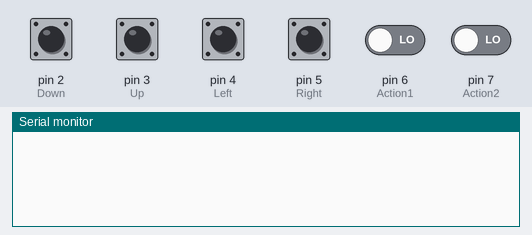
The sketch below on a simulated Arduino Uno, built with avr-gcc and run on an emulated ATmega328P. Parts: the last lines printed to the serial monitor. The test bench sets the inputs (shaded band); at power-on: pin 2 (Down), pin 3 (Up), pin 4 (Left), pin 5 (Right), pin 6 (Action1), pin 7 (Action2) LOW. No radio packets arrive unless stated.

Above: at 1.2 s.
1.3 s: pin 2 (Down) pulled HIGH for 0.15 s
At 2.1 s:
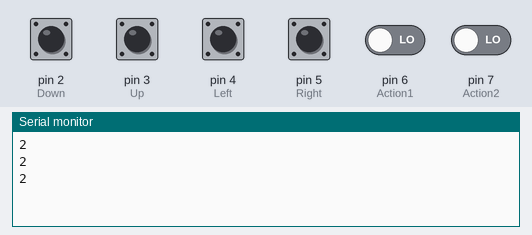
2.9 s: pin 3 (Up) pulled HIGH for 0.15 s
At 4.2 s:
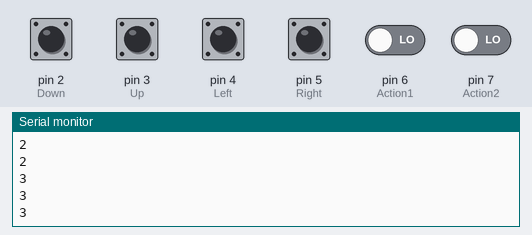
4.5 s: pin 4 (Left) pulled HIGH for 0.15 s
At 5.7 s:
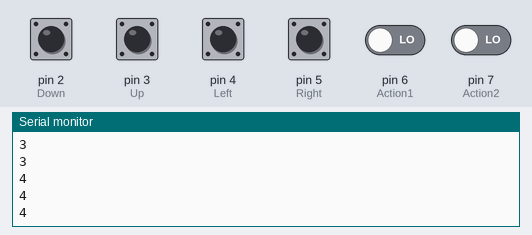
6.1 s: pin 5 (Right) pulled HIGH for 0.15 s
At 6.9 s:
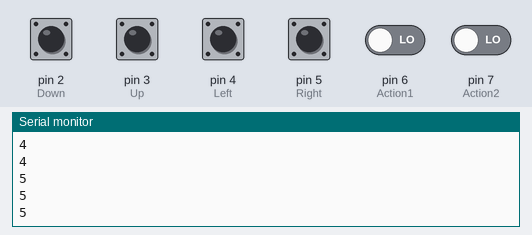
7.7 s: pin 6 (Action1) driven HIGH
At 7.83 s:
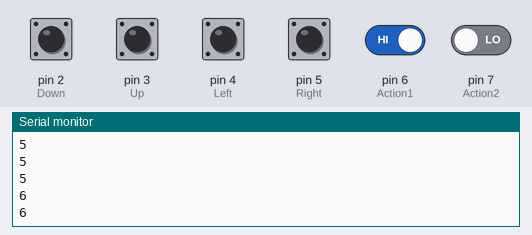
9.2 s: pin 7 (Action2) driven HIGH
At 9.27 s:
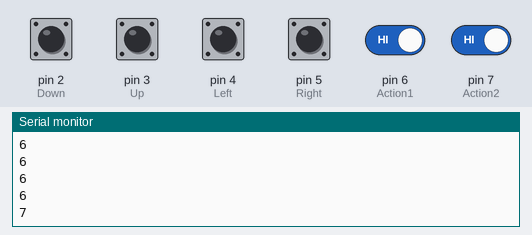
Timing chart, 0 to 11.7 s (numbered marks = the images above; inputs shaded):
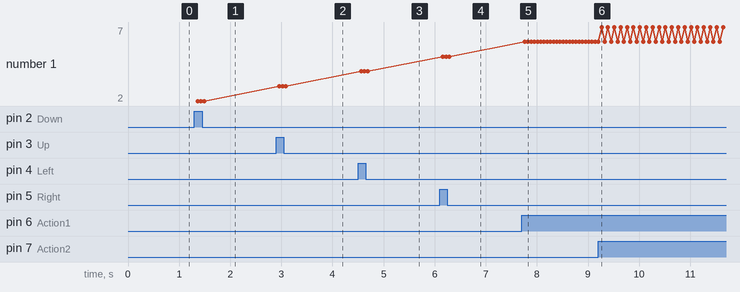

Measured:
- after the input at 1.3 s, the serial monitor: prints a new line after 0.06 s (image 1)
- after the input at 2.9 s, the serial monitor: prints a new line after 0.06 s (image 2)
- after the input at 4.5 s, the serial monitor: prints a new line after 0.06 s (image 3)
- after the input at 6.1 s, the serial monitor: prints a new line after 0.06 s (image 4)
- after the input at 7.7 s, the serial monitor: prints a new line after 0.06 s (image 5)
- after the input at 9.2 s, the serial monitor: prints a new line after 0.06 s (image 6)
- plotted number 1: 2 → 3 after the input at 2.9 s, 3 → 4 after the input at 4.5 s, 4 → 5 after the input at 6.1 s, 5 → 6 after the input at 7.7 s, 6 → 7 after the input at 9.2 s

The sketch:

Control_transmitter.ino
```cpp
#include <Wire.h>
#include <RH_ASK.h>
#include <SPI.h> // Not actually used but needed to compile

RH_ASK driver;

int Down=2;
int Up=3;
int Left=4;
int Right=5;
int Action1=6;
int Action2=7;

void setup()
{
    Serial.begin(9600);    // Debugging only

    // Initialise the IO and ISR

    if (!driver.init())
    Serial.println("init failed");

    pinMode(Down,  INPUT);
    pinMode(Up,  INPUT);
    pinMode(Left,  INPUT);
    pinMode(Right,  INPUT);
    pinMode(Action1,  INPUT);
    pinMode(Action2,  INPUT);
}

int cod_button;

void msg_send(const char *msg){

    driver.send((uint8_t *)msg, strlen(msg));
    driver.waitPacketSent();

    digitalWrite(13, true);
    delay(1);
    digitalWrite(13, false);
    delay(1);
}


void loop()
{
      const char *msg ;

      if(digitalRead(Down)==HIGH) {msg = "2"; msg_send(msg);Serial.println("2");}
      if(digitalRead(Up)==HIGH)  {msg = "3"; msg_send(msg);Serial.println("3");}
      if(digitalRead(Left)==HIGH) {msg = "4";msg_send(msg);Serial.println("4");}
      if(digitalRead(Right)==HIGH) {msg = "5";msg_send(msg);Serial.println("5");}
      if(digitalRead(Action1)==HIGH) {msg = "6";msg_send(msg);Serial.println("6");}
      if(digitalRead(Action2)==HIGH) {msg = "7";msg_send(msg);Serial.println("7");}

}
```
